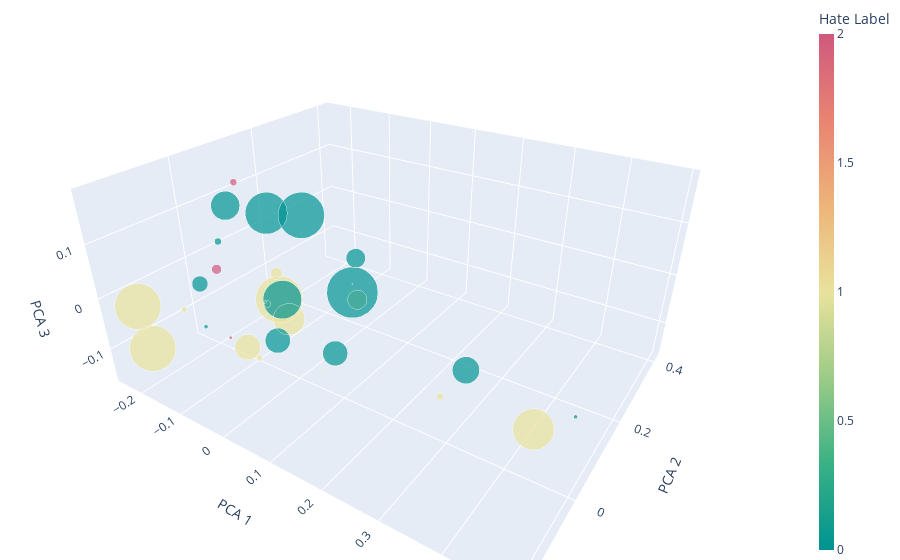

Notebook source saved alongside this figure:
### Code cell
# Calculate the normalized sizes based on 'nr_followers'
max_followers = df_combined['nr_followers'].max()
min_followers = df_combined['nr_followers'].min()
df_combined['normalized_size'] = ((df_combined['nr_followers'] - min_followers) / (max_followers - min_followers)) * 100

# Apply the transformation to the 'hate_label' column
df_combined['hate_label'] = df_combined['hate_label'].apply(transform_hate_label)
df_combined['hate_label_name'] = df_combined['hate_label']
df_combined['hate_label_name'] = df_combined['hate_label_name'].replace(0, "Normal")
df_combined['hate_label_name'] = df_combined['hate_label_name'].replace(1, "Offensive")
df_combined['hate_label_name'] = df_combined['hate_label_name'].replace(2, "Hate")

fig = px.scatter_3d(df_combined, x='pca_1', y='pca_2', z='pca_3', color='hate_label',
                    size='normalized_size', hover_name='name_lastname', color_continuous_scale='temps',
                    range_color=[0, 2], size_max=50, custom_data=['hate_label', 'name_lastname', 'nr_followers', 'hate_label_name'])

fig.update_layout(
    scene=dict(
        xaxis_title='PCA 1',
        yaxis_title='PCA 2',
        zaxis_title='PCA 3',
        camera=dict(
            eye=dict(x=1, y=-1.5, z=1)
        )
    ),
    margin=dict(l=0, r=0, b=0, t=0)
)

fig.update_traces(opacity=1, marker=dict(symbol='circle'), hovertemplate='<b>%{hovertext}</b><br>Hate Label: %{customdata[3]}<br>Followers: %{customdata[2]:,.0f}')
fig.update_layout(coloraxis_colorbar=dict(title='Hate Label'), coloraxis_colorbar_len=1, coloraxis_colorbar_thickness=15)


fig.show()

### Figure 1 — Plotly figure (JSON) as saved in the notebook; plotly's stock layout.template omitted (floating-point values rounded to 4 significant figures; data arrays with more than 128 entries replaced by an {"elided": "..."} marker saying what was removed)
{"data": [{"customdata": {"elided": "39x4 mixed values"}, "hovertemplate": "<b>%{hovertext}</b><br>Hate Label: %{customdata[3]}<br>Followers: %{customdata[2]:,.0f}", "hovertext": ["Jester", "Tomi Lahren", "Luh Baby", "Niksarg", "Yeonmi Park", "Dillon Danis", "Gabe", "Moonzy", "THE WAR ROOM", "Robbie Williams", "Robert Costa", "Cristiano Ronaldo", "KATY PERRY", "CeeLo Green", "Oprah Winfrey", "Chief Hélà🤞🏾A11Even Tribe", "Jimmy Fallon", "Rihanna", "Successful Ratios", "Andrew Tate", "Top Girl Keiko, J.D.", "Justin Bieber", "amanda bynes", "Hillary Clinton", "James Gunn", "Dalai Lama", "Amit Shah", "Matt Walsh", "Donald J. Trump", "Kim Kardashian", "Chris Brown", "Narendra Modi", "Joe Biden", "King Charles", "50cent", "Roseanne Barr", "Young Kings", "Pope Francis", "Barack Obama"], "legendgroup": "", "marker": {"color": [0, 1, 2, 0, 1, 2, 1, 0, 1, 0, 0, 0, 1, 1, 0, 2, 1, 1, 2, 1, 2, 1, 2, 0, 1, 1, 1, 1, 1, 0, 0, 0, 0, 1, 0, 0, 1, 0, 0], "coloraxis": "coloraxis", "size": [4.307e-05, 1.835, 0.05934, 3.778e-06, 0.1306, 0.2541, 0, 0.0001534, 0.165, 1.832, 0.5592, 82.15, 81.36, 1.085, 32.04, 3.589, 38.16, 81.8, 0.368, 5.215, 0.04656, 84.93, 1.829, 23.74, 1.277, 14.26, 25.12, 1.68, 65.6, 56.71, 24.04, 67.48, 28.15, 0.01503, 9.586, 0.5936, 0.007857, 14.2, 100], "sizemode": "area", "sizeref": 0.04, "symbol": "circle"}, "mode": "markers", "name": "", "opacity": 1, "scene": "scene", "showlegend": false, "type": "scatter3d", "x": [0.1675, 0.2994, 0.1156, 0.2872, 0.04488, -0.03012, 0.02203, 0.1622, -0.2338, -0.2283, 0.4884, -0.01414, -0.17, -0.1438, -0.1416, -0.1935, 0.01585, -0.2409, -0.06538, -0.09066, -0.02942, -0.07168, -0.1019, 0.1238, 0.01871, 0.05374, -0.04791, -0.04344, 0.4366, 0.02969, 0.04914, -0.1697, 0.3211, -0.1511, -0.1794, -0.1381, -0.08128, -0.1862, 0.1165], "y": [0.05509, -0.02444, 0.01307, 0.06645, 0.01469, -0.03535, -0.02189, 0.03773, 0.1173, 0.05131, 0.01472, 0.04856, -0.1658, -0.1096, 0.003814, 0.00995, -0.03155, -0.1317, -0.08712, 0.05677, 0.01658, 0.03717, -0.007042, -0.04788, -0.1063, 0.1041, -0.06976, -0.01736, -0.0008188, -0.05664, -0.09379, 0.1233, 0.01005, -0.08791, -0.04291, -0.07619, 0.009379, 0.415, 0.009014], "z": [0.1321, -0.0591, 0.05553, 0.1124, -0.1389, -0.001961, 0.04397, 0.09178, 0.03318, 0.02082, -0.03592, 0.1275, -0.07204, -0.01703, 0.1301, -0.009183, -0.02068, -0.03203, -0.05661, -0.007962, -0.0852, -0.04526, 0.1832, -0.03683, -0.05335, -0.03846, -0.07866, -0.01933, -0.07125, 0.03343, -0.01525, 0.06711, -0.02352, 0.05762, -0.01052, -0.06692, 0.02146, -0.1571, 0.04291]}], "layout": {"coloraxis": {"cmax": 2, "cmin": 0, "colorbar": {"len": 1, "thickness": 15, "title": {"text": "Hate Label"}}, "colorscale": [[0, "rgb(0, 147, 146)"], [0.1667, "rgb(57, 177, 133)"], [0.3333, "rgb(156, 203, 134)"], [0.5, "rgb(233, 226, 156)"], [0.6667, "rgb(238, 180, 121)"], [0.8333, "rgb(232, 132, 113)"], [1, "rgb(207, 89, 126)"]]}, "legend": {"itemsizing": "constant", "tracegroupgap": 0}, "margin": {"b": 0, "l": 0, "r": 0, "t": 0}, "scene": {"camera": {"eye": {"x": 1, "y": -1.5, "z": 1}}, "domain": {"x": [0, 1], "y": [0, 1]}, "xaxis": {"title": {"text": "PCA 1"}}, "yaxis": {"title": {"text": "PCA 2"}}, "zaxis": {"title": {"text": "PCA 3"}}}}}
